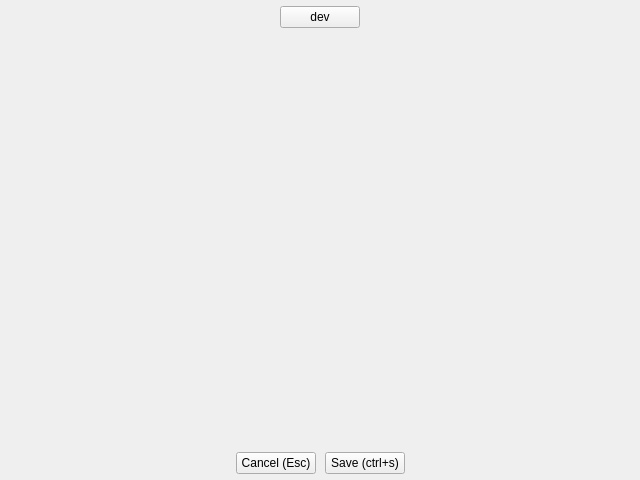
<?xml version="1.0" encoding="UTF-8"?>
<ui version="4.0">
 <class>BaseNoteEditWidget</class>
 <widget class="QWidget" name="BaseNoteEditWidget">
  <property name="geometry">
   <rect>
    <x>0</x>
    <y>0</y>
    <width>640</width>
    <height>480</height>
   </rect>
  </property>
  <property name="windowTitle">
   <string>Edit note</string>
  </property>
  <layout class="QVBoxLayout" name="verticalLayout">
   <property name="spacing">
    <number>0</number>
   </property>
   <property name="leftMargin">
    <number>0</number>
   </property>
   <property name="topMargin">
    <number>0</number>
   </property>
   <property name="rightMargin">
    <number>0</number>
   </property>
   <property name="bottomMargin">
    <number>0</number>
   </property>
   <item>
    <layout class="QHBoxLayout" name="topLayout">
     <property name="leftMargin">
      <number>0</number>
     </property>
     <property name="topMargin">
      <number>0</number>
     </property>
     <property name="rightMargin">
      <number>0</number>
     </property>
     <property name="bottomMargin">
      <number>0</number>
     </property>
     <item>
      <spacer name="horizontalSpacer">
       <property name="orientation">
        <enum>Qt::Horizontal</enum>
       </property>
       <property name="sizeHint" stdset="0">
        <size>
         <width>40</width>
         <height>20</height>
        </size>
       </property>
      </spacer>
     </item>
     <item>
      <layout class="QHBoxLayout" name="toolbarLayout">
       <property name="leftMargin">
        <number>6</number>
       </property>
       <property name="topMargin">
        <number>6</number>
       </property>
       <property name="rightMargin">
        <number>6</number>
       </property>
       <property name="bottomMargin">
        <number>6</number>
       </property>
       <item>
        <widget class="QPushButton" name="devButton">
         <property name="sizePolicy">
          <sizepolicy hsizetype="Minimum" vsizetype="Fixed">
           <horstretch>0</horstretch>
           <verstretch>0</verstretch>
          </sizepolicy>
         </property>
         <property name="minimumSize">
          <size>
           <width>0</width>
           <height>0</height>
          </size>
         </property>
         <property name="text">
          <string>dev</string>
         </property>
        </widget>
       </item>
      </layout>
     </item>
     <item>
      <spacer name="horizontalSpacer_2">
       <property name="orientation">
        <enum>Qt::Horizontal</enum>
       </property>
       <property name="sizeHint" stdset="0">
        <size>
         <width>40</width>
         <height>20</height>
        </size>
       </property>
      </spacer>
     </item>
    </layout>
   </item>
   <item>
    <widget class="QWidget" name="centralAreaWidget" native="true">
     <property name="sizePolicy">
      <sizepolicy hsizetype="Preferred" vsizetype="MinimumExpanding">
       <horstretch>0</horstretch>
       <verstretch>0</verstretch>
      </sizepolicy>
     </property>
     <layout class="QVBoxLayout" name="verticalLayout_3">
      <property name="spacing">
       <number>6</number>
      </property>
      <property name="leftMargin">
       <number>0</number>
      </property>
      <property name="topMargin">
       <number>0</number>
      </property>
      <property name="rightMargin">
       <number>0</number>
      </property>
      <property name="bottomMargin">
       <number>0</number>
      </property>
     </layout>
    </widget>
   </item>
   <item>
    <layout class="QHBoxLayout" name="bottomLayout">
     <item>
      <spacer name="horizontalSpacer_3">
       <property name="orientation">
        <enum>Qt::Horizontal</enum>
       </property>
       <property name="sizeHint" stdset="0">
        <size>
         <width>40</width>
         <height>20</height>
        </size>
       </property>
      </spacer>
     </item>
     <item>
      <layout class="QHBoxLayout" name="horizontalLayout_4">
       <property name="spacing">
        <number>9</number>
       </property>
       <property name="leftMargin">
        <number>6</number>
       </property>
       <property name="topMargin">
        <number>6</number>
       </property>
       <property name="rightMargin">
        <number>6</number>
       </property>
       <property name="bottomMargin">
        <number>6</number>
       </property>
       <item>
        <widget class="QPushButton" name="cancelButton">
         <property name="text">
          <string>Cancel (Esc)</string>
         </property>
        </widget>
       </item>
       <item>
        <widget class="QPushButton" name="saveButton">
         <property name="text">
          <string>Save (ctrl+s)</string>
         </property>
         <property name="shortcut">
          <string>Ctrl+S</string>
         </property>
        </widget>
       </item>
      </layout>
     </item>
     <item>
      <spacer name="horizontalSpacer_4">
       <property name="orientation">
        <enum>Qt::Horizontal</enum>
       </property>
       <property name="sizeHint" stdset="0">
        <size>
         <width>40</width>
         <height>20</height>
        </size>
       </property>
      </spacer>
     </item>
    </layout>
   </item>
  </layout>
 </widget>
 <resources/>
 <connections/>
</ui>
